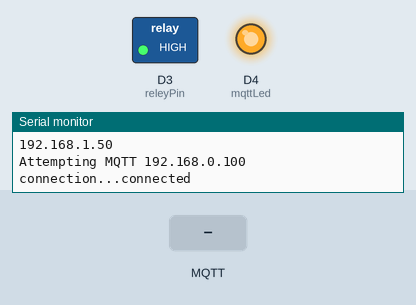
This sketch was run on a simulated ESP8266 (Wemos D1 mini). On the bench: switched loads named in the sketch (green lamp = pin HIGH), output pins drawn as LEDs (lit = HIGH), the last lines printed to the serial monitor. Inputs (shaded band) come from the test bench. WiFi joins after 1.5 s; servers stay silent unless stated; no MQTT or app messages arrive unless stated.

Above: at 2.3 s.
2.4 s: MQTT message "1" arrives on the first subscribed topic
At 3.6 s:
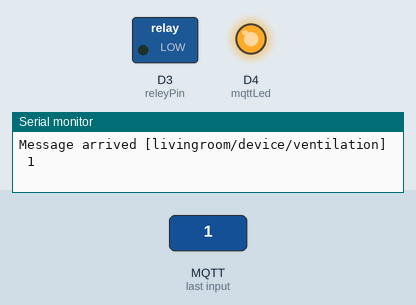
3.9 s: MQTT message "2" arrives on the first subscribed topic
At 4.7 s:
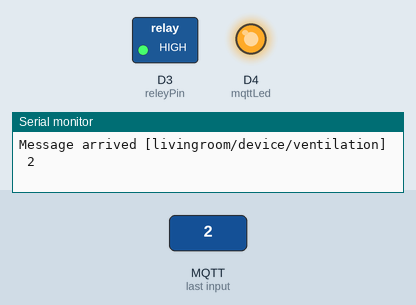
Timing chart, 0 to 6.9 s (numbered marks = the images above; inputs shaded):
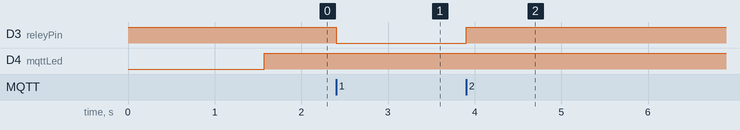

The sketch:

livingroom_ventilation.ino
```cpp
#include <ESP8266WiFi.h>
#include <PubSubClient.h>

char* topik = "livingroom/device/ventilation";
char* topikStatus = "livingroom/status/ventilation";
char* topikHumidity = "livingroom/sensor/humidity";
char* topikAuto = "livingroom/auto/ventilation";     //топик для авторежима
char* topikMin = "livingroom/min/humidity";          //влажность при которой выключается
char* topikMax = "livingroom/max/humidity";          //влажность при которой включается

int releyPin = D3;                                   //сюда подключаем ТТ-реле
int mqttLed = D4;                                    //тут встроенная лампочка WeMos D1 mini

char ssid[20] = "******";                            //сеть WiFi
char password[20] = "******";                        //пароль от WiFi
char mqtt_server[30] = "192.168.0.100";              //адрес сервера MQTT
char mqtt_id[20] = "lr-ventilation";
char mqtt_user[20] = "******";
char mqtt_psw[20] = "******";
char mqtt_port[10] = "1883";

WiFiClient espClient;
PubSubClient client(espClient);
char msg[50];                                        //сообщение отправляемое на сервер

int isOn = 0;              // состояние вентиляции
int isConnecting = 0;      // признак начала подключения к вифи
long startConnect = 0;     // время начала подключения к вифи
long startDisconnect = 0;  // начало отсчета при отключении от сервера
int isMQTT = 0;            // признак начала подключения к серваку
long startMQTT = 0;        // время начала подключения к серваку
int isAuto = 0;            // признак автоматического включения вентиляции
int isOnAuto = 1;          // признак разрешения автоматического режима
int isSelf = 0;            // признак отправки топика при включении автоматически, нужно для автоматического выключения
int humidity = 0;          // уровень влажности
int minH = 45;             // уровень влажности для отключения вытяжки
int maxH = 55;             // уровень влажности для включения вытяжки

void setup_wifi() { //устанавливаем соединение WiFi

  delay(10);
  // We start by connecting to a WiFi network

  if (isConnecting == 0) {
    Serial.println();
    Serial.print("Connecting to \"");
    Serial.print(ssid);
    Serial.println("\"");
    WiFi.begin(ssid, password);
    isConnecting = 1;
    startConnect = millis();
  }

  if (WiFi.status() != WL_CONNECTED) {
    if (millis() - startConnect > 30000) {
      Serial.println("WiFi not connected!");
      isConnecting = 0;
      return;
    }
  } else {
    isConnecting = 0;
    randomSeed(micros());

    Serial.println("");
    Serial.println("WiFi connected");
    Serial.println("IP address: ");
    Serial.println(WiFi.localIP());
  }
}

void reconnect() { //подключаемся к MQTT серверу
  if (!client.connected()) {
    if (isMQTT == 0) {
      client.setServer(mqtt_server, atoi(mqtt_port));
      Serial.print("Attempting MQTT ");
      Serial.print(mqtt_server);
      Serial.print(" connection...");
      // Attempt to connect
      startMQTT = millis();
      isMQTT = 1;
    }
    if (client.connect(mqtt_id, mqtt_user, mqtt_psw)) {
      Serial.println("connected");
      client.subscribe(topik, 1);
      client.publish(topikStatus, "1");
      client.subscribe(topikStatus, 1);
      client.subscribe(topikHumidity, 1);
      client.subscribe(topikAuto, 1);
      client.subscribe(topikMin, 1);
      client.subscribe(topikMax, 1);
      digitalWrite(mqttLed, HIGH);
      isMQTT = 0;
    } else {
      Serial.print("failed, rc=");
      Serial.print(client.state());
      if (millis() - startMQTT > 30000) {
        Serial.println("MQTT not connected!");
        isMQTT = 0;
        return;
      }
    }
  }
}

void callback(char* topic, byte* payload, unsigned int length) {
  Serial.print("Message arrived [");
  Serial.print(topic);
  Serial.print("] ");
  String val = "";
  for (int i = 0; i < length; i++) {
    Serial.print((char)payload[i]);
    val += (char)payload[i];
  }
  Serial.println();
  if (String(topic).equals(String(topik))) {
    if (val.equals("1")) {
      digitalWrite(releyPin, LOW);
      isOn = 1;
    } else {
      digitalWrite(releyPin, HIGH);
      isOn = 0;
    }

    if (isSelf == 0) {
      isAuto = 0;
    }

    isSelf = 0;
  }

  if (String(topic).equals(String(topikHumidity))) {
    humidity = val.toInt();
  }

  if (String(topic).equals(String(topikStatus))) {
    if (val == "2") {
      client.publish(topikStatus, "1");
    }
  }
  if (String(topic).equals(String(topikAuto))) {
    isOnAuto = val.toInt();
  }
  if (String(topic).equals(String(topikMin))) {
    minH = val.toInt();
  }
  if (String(topic).equals(String(topikMax))) {
    maxH = val.toInt();
  }
}

void relay(int state) {
  if (state == 1) {
    digitalWrite(releyPin, LOW);
    isOn = 1;
    client.publish(topik, "1", true);
  } else {
    digitalWrite(releyPin, HIGH);
    isOn = 0;
    client.publish(topik, "0", true);
  }
}

void setup() {
  Serial.begin(115200);
  WiFi.mode(WIFI_STA);
  pinMode(releyPin, OUTPUT);
  pinMode(mqttLed, OUTPUT);
  digitalWrite(releyPin, HIGH);
  digitalWrite(mqttLed, LOW);
  setup_wifi();
  client.setServer(mqtt_server, atoi(mqtt_port));
  client.setCallback(callback);
}

void loop() {
  if ((WiFi.status() != WL_CONNECTED)) {
    setup_wifi();
  }
  if (!client.connected()) {
    digitalWrite(mqttLed, LOW);
    startDisconnect = millis();
    if (WiFi.status() == WL_CONNECTED) {
      reconnect();
    }
  }

  // если разрешен автоматический режим и уровень влажности выше нормы
  if (isOnAuto == 1 && humidity > maxH) {
    if (isOn == 0) {
      isSelf = 1;
      relay(1);
      isAuto = 1;
    }
  }

  if ((isAuto == 1) && (isOn == 1)) {
    // если уровень влажности стал достаточным или пропала связь с сервером уже как 1 мин.
    if ((humidity <= minH) || ((millis() - startDisconnect > 1000 * 60) && (!client.connected()))) {
      isSelf = 1;
      relay(0);
      isAuto = 1;
    }
  }

  client.loop();
}
```

Measured:
- after the input at 2.4 s, D3 (releyPin): HIGH → LOW at once
- after the input at 3.9 s, D3 (releyPin): LOW → HIGH at once
